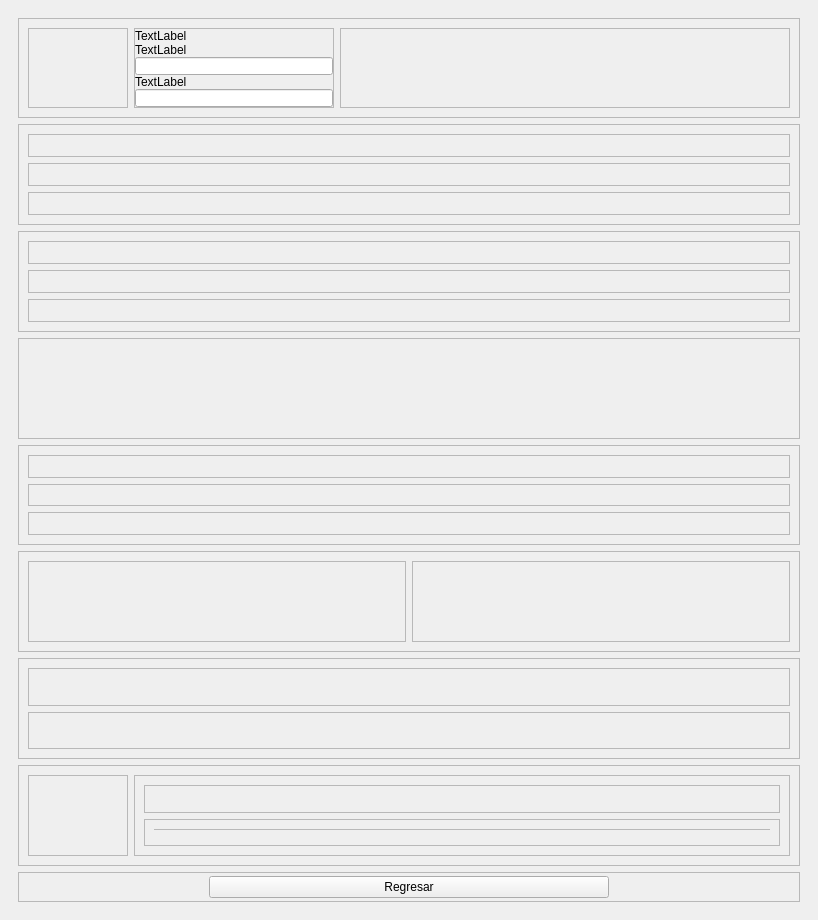
<?xml version="1.0" encoding="UTF-8"?>
<ui version="4.0">
 <class>MainWindow</class>
 <widget class="QMainWindow" name="MainWindow">
  <property name="geometry">
   <rect>
    <x>0</x>
    <y>0</y>
    <width>818</width>
    <height>920</height>
   </rect>
  </property>
  <property name="windowTitle">
   <string>MainWindow</string>
  </property>
  <widget class="QWidget" name="centralwidget">
   <layout class="QVBoxLayout" name="verticalLayout">
    <item>
     <widget class="QWidget" name="widget" native="true">
      <layout class="QVBoxLayout" name="verticalLayout_2">
       <item>
        <widget class="QFrame" name="frame">
         <property name="maximumSize">
          <size>
           <width>16777215</width>
           <height>100</height>
          </size>
         </property>
         <property name="frameShape">
          <enum>QFrame::StyledPanel</enum>
         </property>
         <property name="frameShadow">
          <enum>QFrame::Raised</enum>
         </property>
         <layout class="QHBoxLayout" name="horizontalLayout_4">
          <item>
           <widget class="QFrame" name="frame_18">
            <property name="maximumSize">
             <size>
              <width>100</width>
              <height>100</height>
             </size>
            </property>
            <property name="frameShape">
             <enum>QFrame::StyledPanel</enum>
            </property>
            <property name="frameShadow">
             <enum>QFrame::Raised</enum>
            </property>
            <layout class="QVBoxLayout" name="verticalLayout_9">
             <property name="spacing">
              <number>0</number>
             </property>
             <property name="leftMargin">
              <number>0</number>
             </property>
             <property name="topMargin">
              <number>0</number>
             </property>
             <property name="bottomMargin">
              <number>0</number>
             </property>
             <item>
              <widget class="QLabel" name="label">
               <property name="text">
                <string/>
               </property>
               <property name="pixmap">
                <pixmap>Icono_Proyecto/image 18.png</pixmap>
               </property>
               <property name="scaledContents">
                <bool>true</bool>
               </property>
              </widget>
             </item>
            </layout>
           </widget>
          </item>
          <item>
           <widget class="QFrame" name="frame_19">
            <property name="maximumSize">
             <size>
              <width>200</width>
              <height>16777215</height>
             </size>
            </property>
            <property name="frameShape">
             <enum>QFrame::StyledPanel</enum>
            </property>
            <property name="frameShadow">
             <enum>QFrame::Raised</enum>
            </property>
            <layout class="QVBoxLayout" name="verticalLayout_10">
             <property name="spacing">
              <number>0</number>
             </property>
             <property name="leftMargin">
              <number>0</number>
             </property>
             <property name="topMargin">
              <number>0</number>
             </property>
             <property name="rightMargin">
              <number>0</number>
             </property>
             <property name="bottomMargin">
              <number>0</number>
             </property>
             <item>
              <widget class="QLabel" name="label_2">
               <property name="text">
                <string>TextLabel</string>
               </property>
              </widget>
             </item>
             <item>
              <widget class="QLabel" name="label_3">
               <property name="text">
                <string>TextLabel</string>
               </property>
              </widget>
             </item>
             <item>
              <widget class="QLineEdit" name="lineEdit"/>
             </item>
             <item>
              <widget class="QLabel" name="label_4">
               <property name="text">
                <string>TextLabel</string>
               </property>
              </widget>
             </item>
             <item>
              <widget class="QLineEdit" name="lineEdit_2"/>
             </item>
            </layout>
           </widget>
          </item>
          <item>
           <widget class="QFrame" name="frame_20">
            <property name="frameShape">
             <enum>QFrame::StyledPanel</enum>
            </property>
            <property name="frameShadow">
             <enum>QFrame::Raised</enum>
            </property>
           </widget>
          </item>
         </layout>
        </widget>
       </item>
       <item>
        <widget class="QFrame" name="frame_2">
         <property name="frameShape">
          <enum>QFrame::StyledPanel</enum>
         </property>
         <property name="frameShadow">
          <enum>QFrame::Raised</enum>
         </property>
         <layout class="QVBoxLayout" name="verticalLayout_5">
          <item>
           <widget class="QFrame" name="frame_21">
            <property name="frameShape">
             <enum>QFrame::StyledPanel</enum>
            </property>
            <property name="frameShadow">
             <enum>QFrame::Raised</enum>
            </property>
           </widget>
          </item>
          <item>
           <widget class="QFrame" name="frame_22">
            <property name="frameShape">
             <enum>QFrame::StyledPanel</enum>
            </property>
            <property name="frameShadow">
             <enum>QFrame::Raised</enum>
            </property>
           </widget>
          </item>
          <item>
           <widget class="QFrame" name="frame_26">
            <property name="frameShape">
             <enum>QFrame::StyledPanel</enum>
            </property>
            <property name="frameShadow">
             <enum>QFrame::Raised</enum>
            </property>
           </widget>
          </item>
         </layout>
        </widget>
       </item>
       <item>
        <widget class="QFrame" name="frame_3">
         <property name="frameShape">
          <enum>QFrame::StyledPanel</enum>
         </property>
         <property name="frameShadow">
          <enum>QFrame::Raised</enum>
         </property>
         <layout class="QVBoxLayout" name="verticalLayout_6">
          <item>
           <widget class="QFrame" name="frame_23">
            <property name="frameShape">
             <enum>QFrame::StyledPanel</enum>
            </property>
            <property name="frameShadow">
             <enum>QFrame::Raised</enum>
            </property>
           </widget>
          </item>
          <item>
           <widget class="QFrame" name="frame_25">
            <property name="frameShape">
             <enum>QFrame::StyledPanel</enum>
            </property>
            <property name="frameShadow">
             <enum>QFrame::Raised</enum>
            </property>
           </widget>
          </item>
          <item>
           <widget class="QFrame" name="frame_24">
            <property name="frameShape">
             <enum>QFrame::StyledPanel</enum>
            </property>
            <property name="frameShadow">
             <enum>QFrame::Raised</enum>
            </property>
           </widget>
          </item>
         </layout>
        </widget>
       </item>
       <item>
        <widget class="QFrame" name="frame_4">
         <property name="frameShape">
          <enum>QFrame::StyledPanel</enum>
         </property>
         <property name="frameShadow">
          <enum>QFrame::Raised</enum>
         </property>
        </widget>
       </item>
       <item>
        <widget class="QFrame" name="frame_5">
         <property name="frameShape">
          <enum>QFrame::StyledPanel</enum>
         </property>
         <property name="frameShadow">
          <enum>QFrame::Raised</enum>
         </property>
         <layout class="QVBoxLayout" name="verticalLayout_7">
          <item>
           <widget class="QFrame" name="frame_27">
            <property name="frameShape">
             <enum>QFrame::StyledPanel</enum>
            </property>
            <property name="frameShadow">
             <enum>QFrame::Raised</enum>
            </property>
           </widget>
          </item>
          <item>
           <widget class="QFrame" name="frame_28">
            <property name="frameShape">
             <enum>QFrame::StyledPanel</enum>
            </property>
            <property name="frameShadow">
             <enum>QFrame::Raised</enum>
            </property>
           </widget>
          </item>
          <item>
           <widget class="QFrame" name="frame_29">
            <property name="frameShape">
             <enum>QFrame::StyledPanel</enum>
            </property>
            <property name="frameShadow">
             <enum>QFrame::Raised</enum>
            </property>
           </widget>
          </item>
         </layout>
        </widget>
       </item>
       <item>
        <widget class="QFrame" name="frame_6">
         <property name="frameShape">
          <enum>QFrame::StyledPanel</enum>
         </property>
         <property name="frameShadow">
          <enum>QFrame::Raised</enum>
         </property>
         <layout class="QHBoxLayout" name="horizontalLayout_3">
          <item>
           <widget class="QFrame" name="frame_16">
            <property name="frameShape">
             <enum>QFrame::StyledPanel</enum>
            </property>
            <property name="frameShadow">
             <enum>QFrame::Raised</enum>
            </property>
           </widget>
          </item>
          <item>
           <widget class="QFrame" name="frame_17">
            <property name="frameShape">
             <enum>QFrame::StyledPanel</enum>
            </property>
            <property name="frameShadow">
             <enum>QFrame::Raised</enum>
            </property>
           </widget>
          </item>
         </layout>
        </widget>
       </item>
       <item>
        <widget class="QFrame" name="frame_7">
         <property name="frameShape">
          <enum>QFrame::StyledPanel</enum>
         </property>
         <property name="frameShadow">
          <enum>QFrame::Raised</enum>
         </property>
         <layout class="QVBoxLayout" name="verticalLayout_4">
          <item>
           <widget class="QFrame" name="frame_15">
            <property name="frameShape">
             <enum>QFrame::StyledPanel</enum>
            </property>
            <property name="frameShadow">
             <enum>QFrame::Raised</enum>
            </property>
           </widget>
          </item>
          <item>
           <widget class="QFrame" name="frame_14">
            <property name="frameShape">
             <enum>QFrame::StyledPanel</enum>
            </property>
            <property name="frameShadow">
             <enum>QFrame::Raised</enum>
            </property>
           </widget>
          </item>
         </layout>
        </widget>
       </item>
       <item>
        <widget class="QFrame" name="frame_8">
         <property name="frameShape">
          <enum>QFrame::StyledPanel</enum>
         </property>
         <property name="frameShadow">
          <enum>QFrame::Raised</enum>
         </property>
         <layout class="QHBoxLayout" name="horizontalLayout_2">
          <item>
           <widget class="QFrame" name="frame_10">
            <property name="maximumSize">
             <size>
              <width>100</width>
              <height>16777215</height>
             </size>
            </property>
            <property name="frameShape">
             <enum>QFrame::StyledPanel</enum>
            </property>
            <property name="frameShadow">
             <enum>QFrame::Raised</enum>
            </property>
           </widget>
          </item>
          <item>
           <widget class="QFrame" name="frame_11">
            <property name="frameShape">
             <enum>QFrame::StyledPanel</enum>
            </property>
            <property name="frameShadow">
             <enum>QFrame::Raised</enum>
            </property>
            <layout class="QVBoxLayout" name="verticalLayout_3">
             <item>
              <widget class="QFrame" name="frame_12">
               <property name="frameShape">
                <enum>QFrame::StyledPanel</enum>
               </property>
               <property name="frameShadow">
                <enum>QFrame::Raised</enum>
               </property>
              </widget>
             </item>
             <item>
              <widget class="QFrame" name="frame_13">
               <property name="frameShape">
                <enum>QFrame::StyledPanel</enum>
               </property>
               <property name="frameShadow">
                <enum>QFrame::Raised</enum>
               </property>
               <layout class="QVBoxLayout" name="verticalLayout_8">
                <item>
                 <widget class="QFrame" name="frame_31">
                  <property name="frameShape">
                   <enum>QFrame::StyledPanel</enum>
                  </property>
                  <property name="frameShadow">
                   <enum>QFrame::Raised</enum>
                  </property>
                 </widget>
                </item>
                <item>
                 <widget class="QFrame" name="frame_30">
                  <property name="frameShape">
                   <enum>QFrame::StyledPanel</enum>
                  </property>
                  <property name="frameShadow">
                   <enum>QFrame::Raised</enum>
                  </property>
                 </widget>
                </item>
               </layout>
              </widget>
             </item>
            </layout>
           </widget>
          </item>
         </layout>
        </widget>
       </item>
       <item>
        <widget class="QFrame" name="frame_9">
         <property name="enabled">
          <bool>true</bool>
         </property>
         <property name="sizePolicy">
          <sizepolicy hsizetype="Preferred" vsizetype="Preferred">
           <horstretch>0</horstretch>
           <verstretch>0</verstretch>
          </sizepolicy>
         </property>
         <property name="maximumSize">
          <size>
           <width>16777214</width>
           <height>30</height>
          </size>
         </property>
         <property name="frameShape">
          <enum>QFrame::StyledPanel</enum>
         </property>
         <property name="frameShadow">
          <enum>QFrame::Raised</enum>
         </property>
         <layout class="QHBoxLayout" name="horizontalLayout">
          <property name="spacing">
           <number>0</number>
          </property>
          <property name="leftMargin">
           <number>0</number>
          </property>
          <property name="topMargin">
           <number>0</number>
          </property>
          <property name="rightMargin">
           <number>0</number>
          </property>
          <property name="bottomMargin">
           <number>0</number>
          </property>
          <item>
           <widget class="QPushButton" name="pushButton">
            <property name="maximumSize">
             <size>
              <width>400</width>
              <height>16777215</height>
             </size>
            </property>
            <property name="text">
             <string>Regresar</string>
            </property>
           </widget>
          </item>
         </layout>
        </widget>
       </item>
      </layout>
     </widget>
    </item>
   </layout>
  </widget>
 </widget>
 <resources/>
 <connections/>
</ui>
